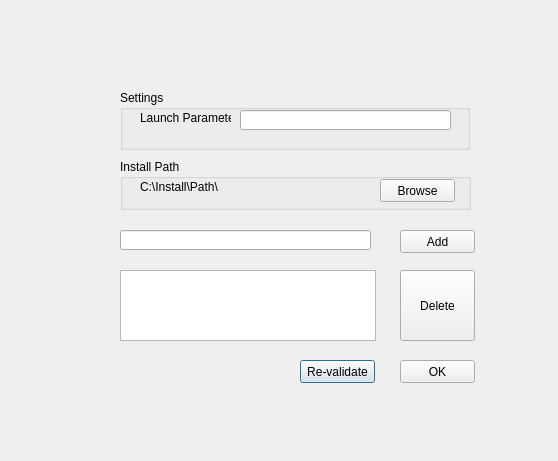
<?xml version="1.0" encoding="UTF-8"?>
<ui version="4.0">
 <class>SettingsDialog</class>
 <widget class="QDialog" name="SettingsDialog">
  <property name="geometry">
   <rect>
    <x>0</x>
    <y>0</y>
    <width>558</width>
    <height>461</height>
   </rect>
  </property>
  <property name="windowTitle">
   <string>Settings</string>
  </property>
  <widget class="QPushButton" name="revalidateButton">
   <property name="geometry">
    <rect>
     <x>300</x>
     <y>360</y>
     <width>75</width>
     <height>23</height>
    </rect>
   </property>
   <property name="text">
    <string>Re-validate</string>
   </property>
  </widget>
  <widget class="QPushButton" name="okButton">
   <property name="geometry">
    <rect>
     <x>400</x>
     <y>360</y>
     <width>75</width>
     <height>23</height>
    </rect>
   </property>
   <property name="text">
    <string>OK</string>
   </property>
  </widget>
  <widget class="QListView" name="manifestsListView">
   <property name="geometry">
    <rect>
     <x>120</x>
     <y>270</y>
     <width>256</width>
     <height>71</height>
    </rect>
   </property>
  </widget>
  <widget class="QPushButton" name="deleteButton">
   <property name="geometry">
    <rect>
     <x>400</x>
     <y>270</y>
     <width>75</width>
     <height>71</height>
    </rect>
   </property>
   <property name="text">
    <string>Delete</string>
   </property>
  </widget>
  <widget class="QPushButton" name="addButton">
   <property name="geometry">
    <rect>
     <x>400</x>
     <y>230</y>
     <width>75</width>
     <height>23</height>
    </rect>
   </property>
   <property name="text">
    <string>Add</string>
   </property>
  </widget>
  <widget class="QLineEdit" name="manifestLineEdit">
   <property name="geometry">
    <rect>
     <x>120</x>
     <y>230</y>
     <width>251</width>
     <height>20</height>
    </rect>
   </property>
  </widget>
  <widget class="QGroupBox" name="groupBox">
   <property name="geometry">
    <rect>
     <x>120</x>
     <y>159</y>
     <width>351</width>
     <height>51</height>
    </rect>
   </property>
   <property name="title">
    <string>Install Path</string>
   </property>
   <widget class="QLabel" name="label">
    <property name="geometry">
     <rect>
      <x>20</x>
      <y>20</y>
      <width>91</width>
      <height>16</height>
     </rect>
    </property>
    <property name="text">
     <string>C:\Install\Path\</string>
    </property>
   </widget>
   <widget class="QPushButton" name="pushButton">
    <property name="geometry">
     <rect>
      <x>260</x>
      <y>20</y>
      <width>75</width>
      <height>23</height>
     </rect>
    </property>
    <property name="text">
     <string>Browse</string>
    </property>
   </widget>
  </widget>
  <widget class="QGroupBox" name="groupBox_2">
   <property name="geometry">
    <rect>
     <x>120</x>
     <y>90</y>
     <width>350</width>
     <height>60</height>
    </rect>
   </property>
   <property name="title">
    <string>Settings</string>
   </property>
   <widget class="QLabel" name="label_2">
    <property name="geometry">
     <rect>
      <x>20</x>
      <y>20</y>
      <width>91</width>
      <height>16</height>
     </rect>
    </property>
    <property name="text">
     <string>Launch Parameters</string>
    </property>
   </widget>
   <widget class="QLineEdit" name="lineEdit">
    <property name="geometry">
     <rect>
      <x>120</x>
      <y>20</y>
      <width>211</width>
      <height>20</height>
     </rect>
    </property>
   </widget>
  </widget>
 </widget>
 <resources/>
 <connections/>
</ui>
